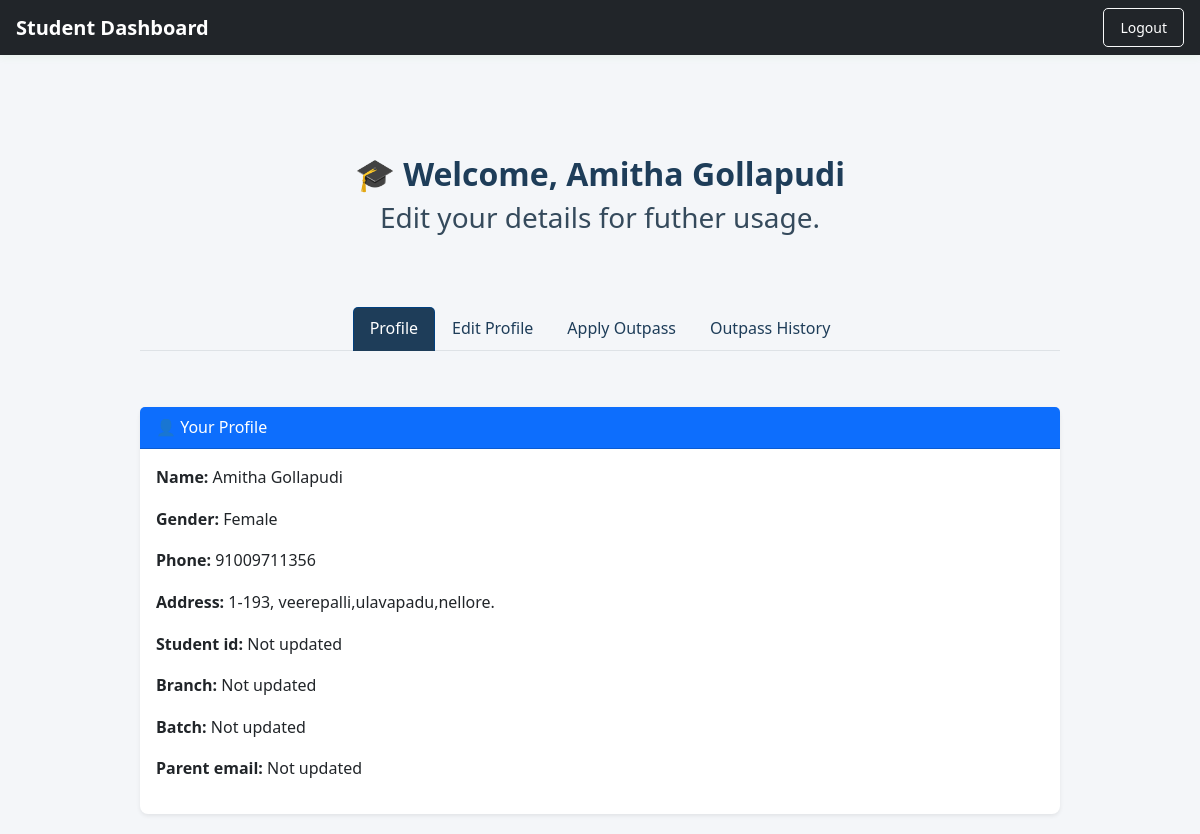
The app's page /student/dashboard (signed in) with its own data.
### models.py (models this page shows, shortened)
class User(UserMixin, db.Model):
    id = db.Column(db.Integer, primary_key=True)
    name = db.Column(db.String(100))
    gender = db.Column(db.String(10))
    phone = db.Column(db.String(20))
    address = db.Column(db.String(200))
    email = db.Column(db.String(120), unique=True)
    password_hash = db.Column(db.String(128))
    role = db.Column(db.String(20), default='student')
    idno = db.Column(db.String(20))  # University/college ID number
    branch = db.Column(db.String(50))             # E.g., CSE, ECE
    batch = db.Column(db.String(20))
    p_email = db.Column(db.String(120))
    outpasses = db.relationship('Outpass', backref='student', lazy=True)

### app.py (the view)
@app.route("/student/dashboard")
@login_required
def student_dashboard():
    if current_user.role != "student":
        flash("Unauthorized access", "danger")
        return redirect(url_for("login"))
    edit_form = EditProfileForm(obj=current_user)
    apply_form = ApplyOutpassForm()
    outpasses = Outpass.query.filter_by(student_id=current_user.id).order_by(Outpass.submitted_at.desc()).all()
    return render_template("student/dashboard.html",user=current_user,edit_form=edit_form,outpass_form=apply_form,outpasses=outpasses)

### app.py (called while the page is built)
@login_manager.user_loader
def load_user(user_id):
    return User.query.get(int(user_id))

### templates/student/dashboard.html (shortened to what this page needs)
{% extends "base.html" %}
{% block content %}
<link rel="stylesheet" href="{{ url_for('static', filename='css/student_dashboard.css') }}">
<nav class="navbar navbar-dark bg-dark px-3">
  <span class="navbar-brand mb-0 h5">Student Dashboard</span>
  <a href="{{ url_for('logout') }}" class="btn btn-outline-light btn-sm">Logout</a>
</nav>
<div class="container mt-3">
</div>
<div class="container mt-4 text-center">
  <h2>🎓 Welcome, {{ user.name }}</h2>
  <h3>Edit your details for futher usage.</h3>
</div>
<div class="container mt-4 text-center">
  <ul class="nav nav-tabs justify-content-center" id="dashboardTabs">
    <li class="nav-item">
      <a class="nav-link active" data-bs-toggle="tab" href="#profile">Profile</a>
    </li>
    <li class="nav-item">
      <a class="nav-link" data-bs-toggle="tab" href="#edit">Edit Profile</a>
    </li>
    <li class="nav-item">
      <a class="nav-link" data-bs-toggle="tab" href="#apply">Apply Outpass</a>
    </li>
    <li class="nav-item">
      <a class="nav-link" data-bs-toggle="tab" href="#history">Outpass History</a>
    </li>
  </ul>
</div>
<div class="container mt-3">
  <div class="tab-content">
    <div class="tab-pane fade show active" id="profile">
      <div class="card shadow-sm">
        <div class="card-header bg-primary text-white">👤 Your Profile</div>
        <div class="card-body">
          <p><strong>Name:</strong> {{ user.name }}</p>
          <p><strong>Gender:</strong> {{ user.gender or "Not updated" }}</p>
          <p><strong>Phone:</strong> {{ user.phone or "Not updated" }}</p>
          <p><strong>Address:</strong> {{ user.address or "Not updated" }}</p>
          <p><strong>Student id:</strong> {{ user.sidno or "Not updated" }}</p>
          <p><strong>Branch:</strong> {{ user.branch or "Not updated" }}</p>
          <p><strong>Batch:</strong> {{ user.batch or "Not updated" }}</p>
          <p><strong>Parent email:</strong> {{ user.p_email or "Not updated" }}</p>
        </div>
      </div>
    </div>
  </div>
</div>
{% endblock %}

### static/css/student_dashboard.css (style rules this page uses)
body { background-color: #f4f6f9; font-family: 'Segoe UI', Tahoma, Geneva, Verdana, sans-serif; margin:0; }
.navbar { background-color: #1e3d59; }
.navbar .navbar-brand, .navbar .btn { color: #ffffff; }
h2 { font-weight: 600; color: #1e3d59; }
h3 { font-weight: 500; color: #354a5c; }
.nav-tabs .nav-link { color: #1e3d59; font-weight: 500; }
.nav-tabs .nav-link.active { background-color: #1e3d59; color: #ffffff; border-radius: 5px 5px 0 0; }
.card { border: none; border-radius: 8px; box-shadow: 0 2px 6px rgba(0,0,0,0.08); }
.card-header { background-color: #1e3d59; color: #ffffff; font-weight: 500; }

### static/css/base.css (style rules this page uses)
body { background-color: #f5faff; font-family: 'Segoe UI', Tahoma, Geneva, Verdana, sans-serif; color: #333; line-height: 1.6; }
.container { max-width: 960px; margin: auto; padding: 20px; }
.navbar { box-shadow: 0 2px 8px rgba(82, 187, 70, 0.08); }
.navbar-brand { font-weight: bold; color: #ffffff; }
.btn { border-radius: 5px; padding: 8px 16px; font-weight: 500; }
h1, h2, h3 { color: #0c3812; font-weight: bold; }
.card { border-radius: 10px; box-shadow: 0 0 10px rgba(0, 64, 128, 0.08); }
.nav-tabs .nav-link { color: #004080; font-weight: 500; }
.nav-tabs .nav-link.active { background-color: #e1f0ff; border-color: #004080 #004080 transparent; color: #004080; }

### records on screen
User: name "Amitha Gollapudi", gender "Female", phone "91009711356", address "1-193, veerepalli,ulavapadu,nellore.", branch "Not updated", batch "Not updated", p_email "Not updated"

### other values on screen
{{ user.sidno or "Not updated" }} "Not updated"
